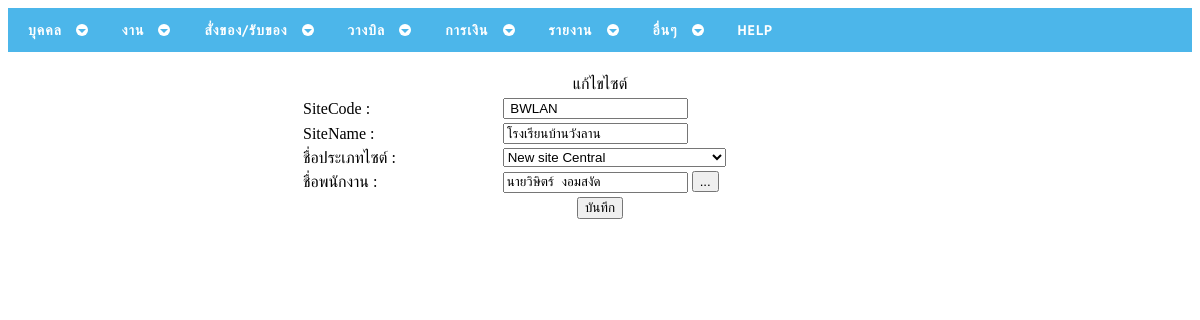
Page /siteupdate.php?txtsitecode= BWLAN on the committed database.
### tables this page shows
CREATE TABLE `site` (
  `SiteCode` varchar(10) NOT NULL,
  `SiteName` varchar(50) DEFAULT NULL,
  `SiteTypeID` varchar(10) NOT NULL,
  `EmID` varchar(13) NOT NULL
);

CREATE TABLE `sitetype` (
  `SiteTypeID` varchar(10) NOT NULL,
  `SiteTypeName` varchar(50) NOT NULL
);

CREATE TABLE `employee` (
  `EmID` varchar(13) NOT NULL,
  `EmName` varchar(50) NOT NULL,
  `EmAddress` varchar(100) DEFAULT NULL,
  `EmTel` varchar(10) DEFAULT NULL
);

### siteupdate.php (the view, shortened to what this page needs)
<?php
$SiteCode = $_GET['txtsitecode'];
?>
<!DOCTYPE html PUBLIC "-//W3C//DTD XHTML 1.0 Transitional//EN" "http://www.w3.org/TR/xhtml1/DTD/xhtml1-transitional.dtd">
<html xmlns="http://www.w3.org/1999/xhtml">
<head>
<?php include("cssmenu/head.php"); ?>
</head>
<body>
<?php include("cssmenu/menu.php"); ?>
<table width="100%" border="0" bordercolor="#0000FF" style="border-collapse:collapse;">
  <tr>
  	<td>&nbsp;</td>
  </tr>
  <tr>
  	<td></td>
  </tr>
  <tr>
    <td><div align="center">แก้ไขไซต์</div></td>
  </tr>
  <tr>
    <td><div align="center">
      <table width="600" border="0">
	  	<form id="form1" name="form1" method="post" action="siteupdate1.php">
        <tr>
          <td width="200">SiteCode : </td>
          <?php
          	$sel_site = mysql_query("select * From site where SiteCode = '".$SiteCode."'") or die ("Error Query ())");
          	$siteResult = mysql_fetch_array($sel_site);
          ?>
          <td width="400"><input type="text" name="txtSiteCode" value="<?php echo $siteResult["SiteCode"] ;?>"/></td>
        </tr>
        <tr>
          <td>SiteName : </td>
          <td><input type="text" name="txtSiteName" value="<?php echo $siteResult["SiteName"] ;?>" /></td>
        </tr>
		<tr>
          <td>ชื่อประเภทไซต์ : </td>
          <td>
		  <select id="txtSiteTypeID" name="txtSiteTypeID" onChange="" >
		  <?php
		  	$sel_sitetype = mysql_query("select * From sitetype where SiteTypeID = '".$siteResult["SiteTypeID"]."'") or die ("Error Query ())");
          	$siteTypeResult = mysql_fetch_array($sel_sitetype);
		  ?>
		    <option  value="<?php echo $siteResult["SiteTypeID"] ;?>"><?php echo $siteTypeResult["SiteTypeName"] ;?></option>
          </select>
        </tr>
		<tr>
		<?php
    				$sel_emp = mysql_query("SELECT * FROM `employee`   Where EmID = '".$siteResult["EmID"]."'") or die ("Error Query ())");
    				$empResult = mysql_fetch_array($sel_emp);
    	?>
          <td>ชื่อพนักงาน : </td>
          <td><input type="hidden" name="txtEmpID" id="txtEmpID" value="<?php echo $siteResult["EmID"];?>"  />
		  <input type="text" name="txtEmpName" id="txtEmpName" readonly="readonly" value="<?php echo $empResult["EmName"] ;?>" />
		  <INPUT TYPE="BUTTON" NAME="btnPopup_1"  ID="btnPopup_0" VALUE="..." OnClick="OpenPopup1()"></td>
        </tr>
		<tr>
			<td colspan="2"><div align="center"><input type="submit" name="Submit" value="บันทึก" /></div></td>
		</tr>
		</form>
      </table>
    </div></td>
  </tr>
  <tr>
    <td>&nbsp;</td>
  </tr>
  <tr>
    <td>&nbsp;</td>
  </tr>
  <tr>
    <td>&nbsp;</td>
  </tr>
</table>
</body>
</html>

### rows in the picture
site: txtSiteCode "BWLAN", txtSiteName "โรงเรียนบ้านวังลาน"
sitetype: txtSiteTypeID "New site Central"
employee: txtEmpName "นายวิษิตร์ งอมสงัด"
